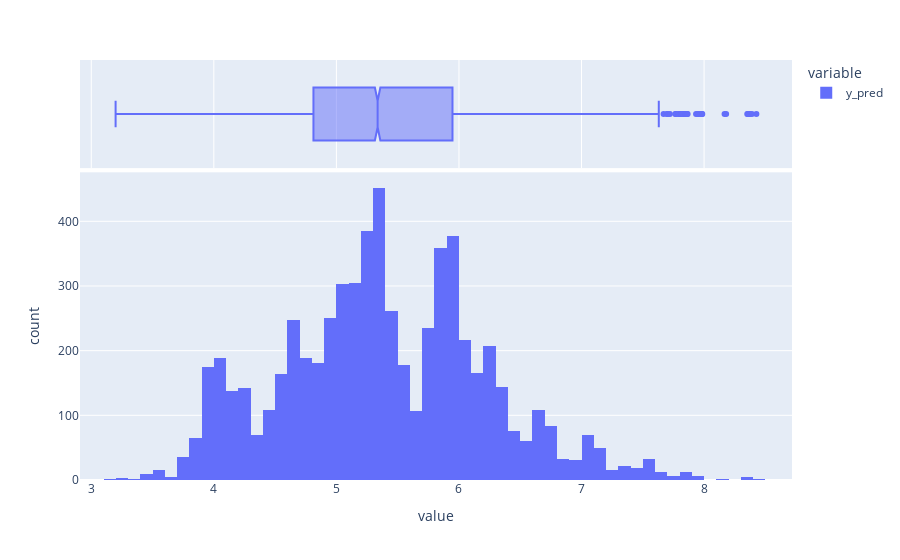

Notebook source saved alongside this figure:
### Code cell
import plotly.express as px
fig = px.histogram(targets, marginal='box')
fig.show()

### Figure 1 — Plotly figure (JSON) as saved in the notebook; plotly's stock layout.template omitted (floating-point values rounded to 4 significant figures; data arrays with more than 128 entries replaced by an {"elided": "..."} marker saying what was removed)
{"data": [{"alignmentgroup": "True", "bingroup": "x", "hovertemplate": "variable=y_pred<br>value=%{x}<br>count=%{y}<extra></extra>", "legendgroup": "y_pred", "marker": {"color": "#636efa", "pattern": {"shape": ""}}, "name": "y_pred", "offsetgroup": "y_pred", "orientation": "v", "showlegend": true, "type": "histogram", "x": {"elided": "6332 float values"}, "xaxis": "x", "yaxis": "y"}, {"alignmentgroup": "True", "hovertemplate": "variable=y_pred<br>value=%{x}<extra></extra>", "legendgroup": "y_pred", "marker": {"color": "#636efa"}, "name": "y_pred", "notched": true, "offsetgroup": "y_pred", "showlegend": false, "type": "box", "x": {"elided": "6332 float values"}, "xaxis": "x2", "yaxis": "y2"}], "layout": {"barmode": "relative", "legend": {"title": {"text": "variable"}, "tracegroupgap": 0}, "margin": {"t": 60}, "xaxis": {"anchor": "y", "domain": [0, 1], "title": {"text": "value"}}, "xaxis2": {"anchor": "y2", "domain": [0, 1], "matches": "x", "showgrid": true, "showticklabels": false}, "yaxis": {"anchor": "x", "domain": [0, 0.7326], "title": {"text": "count"}}, "yaxis2": {"anchor": "x2", "domain": [0.7426, 1], "matches": "y2", "showgrid": false, "showline": false, "showticklabels": false, "ticks": ""}}}
